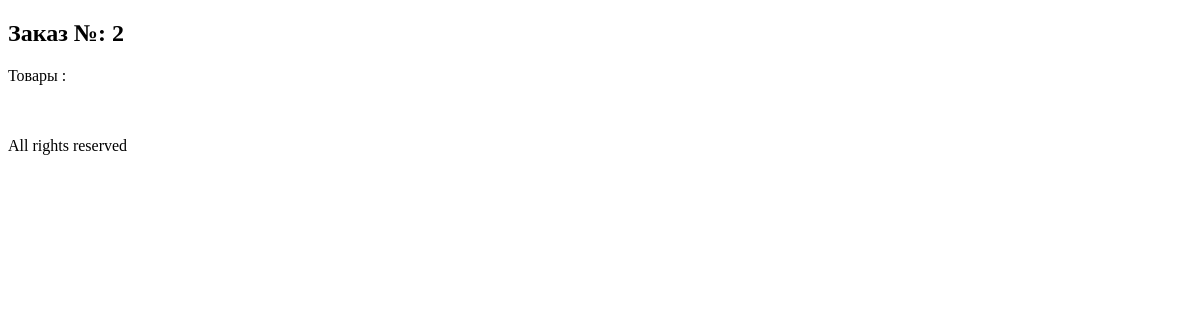
The app's page /shop/order/2/, older data.
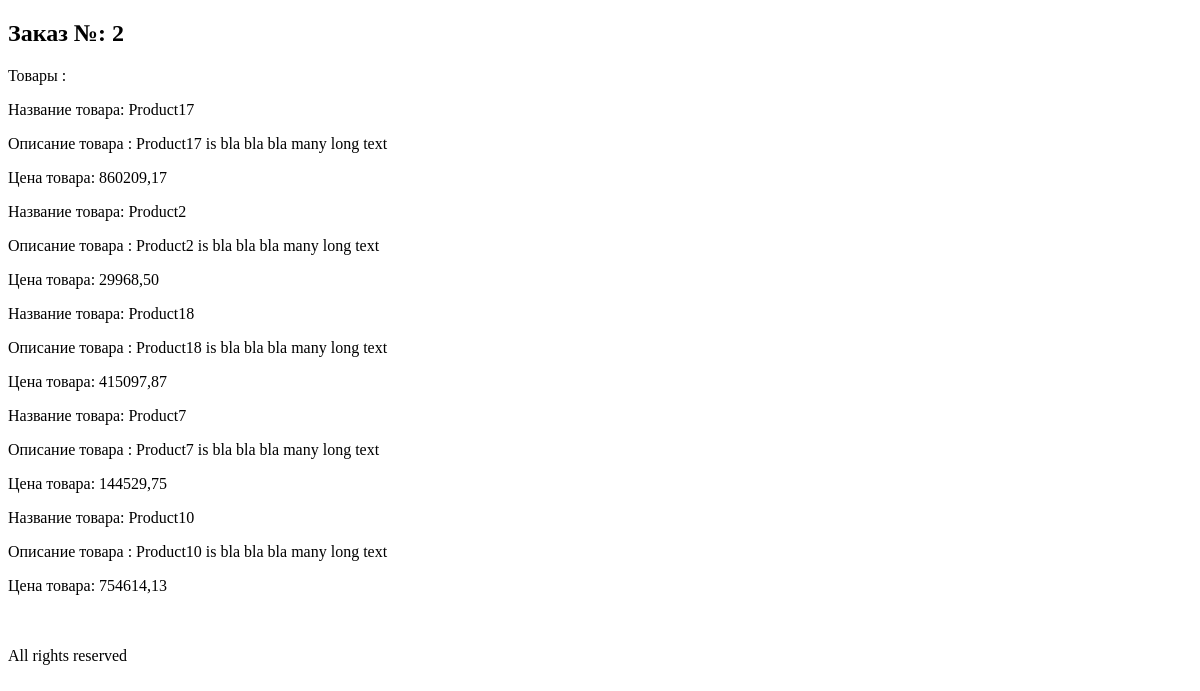
The same page, newer data.
### myapp/models.py (models this page shows, shortened)
class Product(models.Model):
    name = models.CharField(max_length=100)
    description = models.TextField()
    price = models.DecimalField(max_digits=8, decimal_places=2)
    quantity = models.IntegerField()
    image = models.ImageField(null=True, blank=True)
    date_add = models.DateField(auto_now_add=True)

### myapp/views.py (the view)
# urls.py: path('order/<int:order_id>/', order_products, name='order_products'),
def order_products(request: HttpRequest, order_id):
    order = get_object_or_404(Order, pk=order_id)
    products = Order.objects.filter(id=order_id).all()
    return render(request, 'myapp/order_products.html', {'order': order, 'products': products})

### myapp/templates/myapp/order_products.html (shortened to what this page needs)
{% extends 'base.html' %}
{% block content %}
    <h2>Заказ №: {{ order.id }}</h2>
    <div>
        <p>Товары :{{order.order.products.all}}</p>
            {% for product in order.products.all %}
            <p>Название товара: {{product.name}}</p>
            <P>Описание товара : {{product.description}}</p>
            <p>Цена товара: {{product.price}}</p>
            {% endfor %}
    </div>
{% endblock %}

Row changes from the older to the newer data that the page shows:
now on this page (row edited): Product: name "Product17", description "Product17 is bla bla bla many long text", price "860209,17"
now on this page (row edited): Product: name "Product2", description "Product2 is bla bla bla many long text", price "29968,50"
now on this page (row edited): Product: name "Product18", description "Product18 is bla bla bla many long text", price "415097,87"
now on this page (row edited): Product: name "Product7", description "Product7 is bla bla bla many long text", price "144529,75"
now on this page (row edited): Product: name "Product10", description "Product10 is bla bla bla many long text", price "754614,13"
